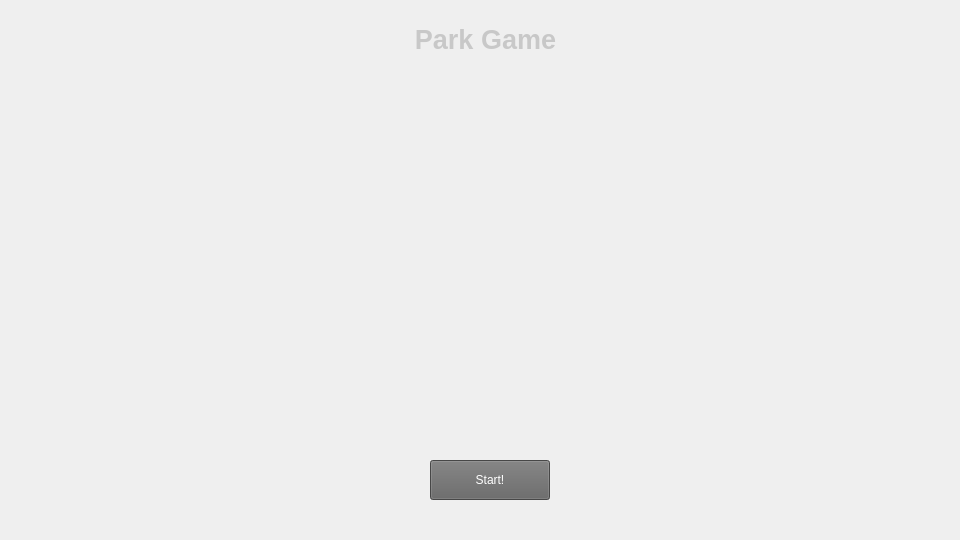
<?xml version="1.0" encoding="UTF-8"?>
<ui version="4.0">
 <class>TitleWindow</class>
 <widget class="QWidget" name="TitleWindow">
  <property name="geometry">
   <rect>
    <x>0</x>
    <y>0</y>
    <width>960</width>
    <height>540</height>
   </rect>
  </property>
  <property name="windowTitle">
   <string>Form</string>
  </property>
  <widget class="QLabel" name="label">
   <property name="geometry">
    <rect>
     <x>380</x>
     <y>20</y>
     <width>211</width>
     <height>40</height>
    </rect>
   </property>
   <property name="font">
    <font>
     <bold>true</bold>
    </font>
   </property>
   <property name="styleSheet">
    <string notr="true">color: rgb(200, 200, 200)</string>
   </property>
   <property name="text">
    <string>&lt;html&gt;&lt;head/&gt;&lt;body&gt;&lt;p&gt;&lt;span style=&quot; font-size:20pt;&quot;&gt;Park Game&lt;/span&gt;&lt;/p&gt;&lt;/body&gt;&lt;/html&gt;</string>
   </property>
   <property name="alignment">
    <set>Qt::AlignCenter</set>
   </property>
  </widget>
  <widget class="QPushButton" name="pushButton">
   <property name="geometry">
    <rect>
     <x>430</x>
     <y>460</y>
     <width>120</width>
     <height>40</height>
    </rect>
   </property>
   <property name="styleSheet">
    <string notr="true">background: rgb(100, 100, 100);
color: rgb(255, 255, 255)</string>
   </property>
   <property name="text">
    <string>Start!</string>
   </property>
  </widget>
  <widget class="QLabel" name="background">
   <property name="geometry">
    <rect>
     <x>120</x>
     <y>90</y>
     <width>731</width>
     <height>341</height>
    </rect>
   </property>
   <property name="text">
    <string/>
   </property>
  </widget>
 </widget>
 <resources/>
 <connections/>
</ui>
